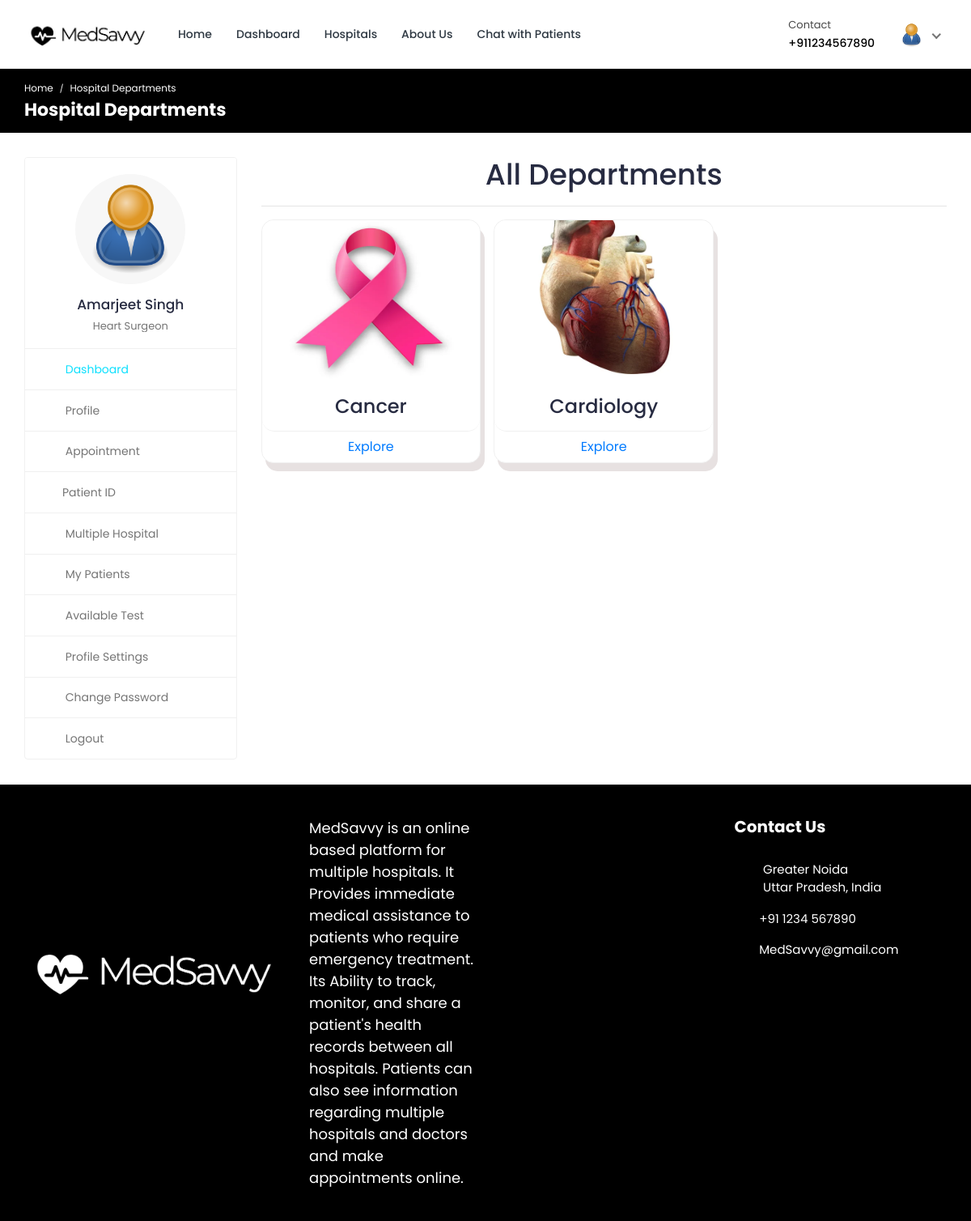
/hospital-department-list/1/ (signed in), run on the app's committed database.
### doctor/models.py (models this page shows, shortened)
class Doctor_Information(models.Model):
    DOCTOR_TYPE = (
        ('Cardiologists', 'Cardiologists'),
        ('Neurologists', 'Neurologists'),
        ('Pediatricians', 'Pediatricians'),
        ('Physiatrists', 'Physiatrists'),
        ('Dermatologists', 'Dermatologists'),
    )
    doctor_id = models.AutoField(primary_key=True)
    user = models.OneToOneField(User, on_delete=models.CASCADE, null=True, blank=True, related_name='profile')
    name = models.CharField(max_length=200, null=True, blank=True)
    username = models.CharField(max_length=200, null=True, blank=True)
    gender = models.CharField(max_length=200, null=True, blank=True)
    description = models.TextField(max_length=1000, null=True, blank=True)
    department = models.CharField(max_length=200, choices=DOCTOR_TYPE, null=True, blank=True)
    department_name = models.ForeignKey(hospital_department, on_delete=models.SET_NULL, null=True, blank=True)
    specialization = models.ForeignKey(specialization, on_delete=models.SET_NULL, null=True, blank=True)
    featured_image = models.ImageField(upload_to='doctors/', default='doctors/user-default.png', null=True, blank=True)
    certificate_image = models.ImageField(upload_to='doctors_certificate/', default='doctors_certificate/default.png', null=True, blank=True)
    email = models.EmailField(max_length=200, null=True, blank=True)
    phone_number = models.CharField(max_length=200, null=True, blank=True)
    nid = models.CharField(max_length=200, null=True, blank=True)
    visiting_hour = models.CharField(max_length=200, null=True, blank=True)
    consultation_fee = models.IntegerField(null=True, blank=True)
    report_fee = models.IntegerField(null=True, blank=True)
    dob = models.CharField(max_length=200, null=True, blank=True)
    institute = models.CharField(max_length=200, null=True, blank=True)
    degree = models.CharField(max_length=200, null=True, blank=True)
    completion_year = models.CharField(max_length=200, null=True, blank=True)
    work_place = models.CharField(max_length=200, null=True, blank=True)
    designation = models.CharField(max_length=200, null=True, blank=True)
    start_year = models.CharField(max_length=200, null=True, blank=True)
    end_year = models.CharField(max_length=200, null=True, blank=True)
    register_status =  models.CharField(max_length=200, null=True, blank=True)
    hospital_name = models.ForeignKey(Hospital_Information, on_delete=models.SET_NULL, null=True, blank=True)

### hospital_admin/models.py (models this page shows, shortened)
class specialization(models.Model):
    specialization_id = models.AutoField(primary_key=True)
    specialization_name = models.CharField(max_length=200, null=True, blank=True)
    hospital = models.ForeignKey(Hospital_Information, on_delete=models.CASCADE, null=True, blank=True)

class hospital_department(models.Model):
    hospital_department_id = models.AutoField(primary_key=True)
    hospital_department_name = models.CharField(max_length=200, null=True, blank=True)
    hospital = models.ForeignKey(Hospital_Information, on_delete=models.CASCADE, null=True, blank=True)
    featured_image = models.ImageField(upload_to='departments/', default='departments/default.png', null=True, blank=True)

### hospital/views.py (the view)
# urls.py: path('hospital-department-list/<int:pk>/', views.hospital_department_list, name='hospital-department-list'),
@csrf_exempt
@login_required(login_url="login")
def hospital_department_list(request, pk):
    if request.user.is_authenticated:
        if request.user.is_patient:
            patient = Patient.objects.get(user=request.user)
            doctors = Doctor_Information.objects.all()
            hospitals = Hospital_Information.objects.get(hospital_id=pk)
            departments = hospital_department.objects.filter(hospital=hospitals)
            context = {'patient': patient, 'doctors': doctors, 'hospitals': hospitals, 'departments': departments}
            return render(request, 'hospital-department.html', context)
        elif request.user.is_doctor:
            doctor = Doctor_Information.objects.get(user=request.user)
            hospitals = Hospital_Information.objects.get(hospital_id=pk)
            departments = hospital_department.objects.filter(hospital=hospitals)
            context = {'doctor': doctor, 'hospitals': hospitals, 'departments': departments}
            return render(request, 'hospital-department.html', context)
    else:
        logout(request)
        messages.info(request, 'Not Authorized')
        return render(request, 'patient-login.html')

### templates/hospital-department.html (shortened to what this page needs)
{% load static %}
<!DOCTYPE html>
<html lang="en">
<head>
		<link rel="stylesheet" href="{% static 'MedSavvy-System/css/Normal/bootstrap.min.css' %}">
		<link rel="stylesheet" href="{% static 'MedSavvy-System/plugins/Normal/fontawesome/css/fontawesome.min.css' %}">
		<link rel="stylesheet" href="{% static 'MedSavvy-System/plugins/Normal/fontawesome/css/all.min.css' %}">
		<link rel="stylesheet" href="{% static 'MedSavvy-System/css/Normal/style.css' %}">
		<link rel="stylesheet" href="{% static 'MedSavvy-System/css/Normal/department.css' %}">
	</head>
	<body>
		<div class="main-wrapper">
			<header class="header">
				{% if user.is_authenticated and user.is_doctor %}
				{% include 'doctor-navbar.html' %}
				{% endif %}
			</header>
			<div class="breadcrumb-bar">
				<div class="container-fluid">
					<div class="row align-items-center">
						<div class="col-md-6 col-6">
							<nav aria-label="breadcrumb" class="page-breadcrumb">
								<ol class="breadcrumb">
									{% if user.is_authenticated and user.is_doctor %}
									<li class="breadcrumb-item"><a href="{% url 'doctor-dashboard' %}">Home</a></li>
									{% endif %}
									<li class="breadcrumb-item active" aria-current="page">Hospital Departments</li>
								</ol>
							</nav>
							<h2 class="breadcrumb-title">Hospital Departments</h2>
						</div>
					</div>
				</div>
			</div>
			<div class="content">
				<div class="container-fluid">
					<div class="row">
						<div class="col-md-5 col-lg-4 col-xl-3 theiaStickySidebar">
							<div>
								{% if user.is_authenticated and user.is_doctor %}
								{% include 'doctor-sidebar.html' %}
								{% endif %}
                            </div>
						</div>
						<div class="col-md-7 col-lg-8 col-xl-9">
							<h1 class="card-title" style="text-align: center;">All Departments</h1>
							<hr>
							<div class="row row-grid">
								{% for department in departments %}
								<div class="col-12 col-md-6 col-lg-4 d-flex">
									<div class="card flex-fill card1">
										<img alt="Card Image"style="height: 200px;border-radius: 15px 15px 0px 0px" src="{{department.featured_image.url}}" class="card-img-top">
										<div class="card-header" style="border-radius: 15px">
											<h3 class="card-title mb-0" style="text-align: center;">{{department.hospital_department_name}}</h3>
										</div>
										<div class="card-read-more">
											<a href="{% url 'hospital-doctor-list' pk=department.hospital_department_id %}" class="btn btn-link btn-block">
												Explore
											</a>
										</div>
									</div>
								</div>
								{% endfor %}
							</div>
						</div>
					</div>
				</div>
			</div>
			{% include 'footer.html' %}
		</div>
	</body>
</html>

### templates/doctor-navbar.html (shortened to what this page needs)
{% load static %}
<nav class="navbar navbar-expand-lg header-nav">
  <div class="navbar-header">
    <a href="{% url 'hospital_home'%}" class="navbar-brand logo">
      <img
        src="{% static 'MedSavvy-System/images/Normal/logo.jpg' %}"
        class="img-fluid"
        alt="Logo"
      />
    </a>
  </div>
  <div class="main-menu-wrapper">
    <ul class="main-nav">
      <li>
        <a href="{% url 'hospital_home'%}">Home</a>
      </li>
      <li>
        <a href="{% url 'doctor-dashboard'%}">Dashboard</a>
      </li>
      <li><a href="{% url 'multiple-hospital' %}" style="text-decoration: none;">Hospitals</a></li>
      <li>
        <a href="{% url 'about-us'%}">About Us</a>
      </li>
      <li>
        <a href="{% url 'chat-home' pk=user.id %}">Chat with Patients</a>
      </li>
    </ul>
  </div>
  <ul class="nav header-navbar-rht">
    <li class="nav-item contact-item">
      <div class="header-contact-img">
        <i class="far fa-hospital"></i>
      </div>
      <div class="header-contact-detail">
        <p class="contact-header">Contact</p>
        <p class="contact-info-header">+91{{doctor.phone_number}}</p>
      </div>
    </li>
    <li class="nav-item dropdown has-arrow logged-item">
      <a href="#" class="dropdown-toggle nav-link" data-toggle="dropdown">
        <span class="user-img">
          <img
            class="rounded-circle"
            src="{{ doctor.featured_image.url }}"
            width="31"
            alt="Darren Elder"
          />
        </span>
      </a>
    </li>
  </ul>
</nav>

### templates/doctor-sidebar.html (shortened to what this page needs)
{% load static %}
<div class="profile-sidebar">
  <div class="widget-profile pro-widget-content">
    <div class="profile-info-widget">
      <a href="#" class="booking-doc-img">
        <img
          src="{{ doctor.featured_image.url }}"
          alt="User Image"
        />
      </a>
      <div class="profile-det-info">
        <h3>{{ doctor.name }}</h3>
        <div class="patient-details">
          <h5 class="mb-0">{{doctor.specialization.specialization_name}}</h5>
        </div>
      </div>
    </div>
  </div>
  <div class="dashboard-widget">
    <nav class="dashboard-menu sidebar">
      <ul>
        <li class="active">
          <a href="{% url 'doctor-dashboard' %}">
            <i class="fas fa-columns"></i>
            <span>Dashboard</span>
          </a>
        </li>
        <li>
        <a href="{% url 'doctor-profile' pk=doctor.doctor_id %}">
          <i class="fas fa-user"></i>
          <span>Profile</span>
        </a>
      </li>
        <li>
          <a href="{% url 'appointments'%}">
            <i class="fas fa-user-circle"></i>
            <span>Appointment</span>
          </a>
        </li>
        <li class="nav-item has-submenu">
            <a href="#" class="nav-link"><i class="fas fa-search"></i><span>Patient ID</span></a>
        </li>
        <li>
          <a href="{% url 'multiple-hospital' %}">
            <i class="fas fa-hospital"></i>
            <span>Multiple Hospital</span>
          </a>
      </li>
        <li>
          <a href="{% url 'my-patients' %}">
            <i class="fas fa-user-injured"></i>
            <span>My Patients</span>
          </a>
        </li>
        <li>
          <a href="{% url 'doctor-test-list'%}" target="_blank">
            <i class="fas fa-hourglass-start"></i>
            <span>Available Test</span>
          </a>
        </li>
        <li>
          <a
            href="{% url 'doctor-profile-settings' %}"
          >
            <i class="fas fa-user-cog"></i>
            <span>Profile Settings</span>
          </a>
        </li>
        <li>
          <a href="{% url 'doctor-change-password' pk=user.id%}">
            <i class="fas fa-lock"></i>
            <span>Change Password</span>
          </a>
        </li>
        <li>
          <a href="{% url 'doctor-logout'%}">
            <i class="fas fa-sign-out-alt"></i>
            <span>Logout</span>
          </a>
        </li>
      </ul>
    </nav>
  </div>
</div>

### static/MedSavvy-System/css/Normal/department.css (style rules this page uses)
.card { border-radius: 15px; box-shadow: 5px 10px #e7e1e1; }

### data on the page
Doctor_Information: phone_number "1234567890", featured_image (placeholder picture), name "Amarjeet Singh", specialization.specialization_name "Heart Surgeon"
hospital_department: featured_image (picture), hospital_department_name "Cancer"
hospital_department: featured_image (picture), hospital_department_name "Cardiology"
